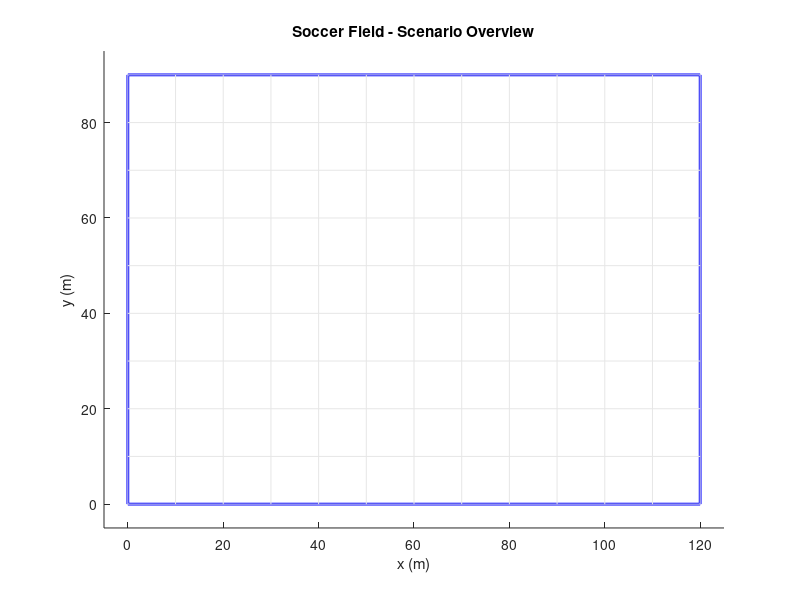

The MATLAB script that drew this image: (Note: this script raises an error after producing the figure.)
%% ========================================================================
%  SEN771 - Intelligent Autonomous Robots
%  Assignment 3: Trajectory Planning for Autonomous Mobile Robot
%  
%  Student Name : Dexter Leong
%  Student ID   : s223026243
%  Project Code : SEN771 T1 2026
%  
%  Description:
%  This program simulates autonomous operation of a mobile robot navigating
%  a 120m x 90m soccer field. The robot must visit 4 target locations while
%  avoiding 15 randomly placed obstacles, then return to the start.
%
%  Algorithms Implemented:
%    1. A* Search          (workshop algorithm)
%    2. BFS                (workshop algorithm)
%    3. RRT                (tested - sampling-based, included for comparison)
%    4. Theta*             (NEW - any-angle path planning, not taught in class.
%                           A* with built-in line-of-sight checks producing
%                           smooth diagonal paths. Daniel et al. 2010)
%
%  Key Features:
%    - Random obstacle generation each run (user sets min/max size via prompt)
%    - Grid meshing with inflated occupied cell detection
%    - TSP brute-force target sequence optimisation (4! = 24 permutations)
%    - 4 path-finding algorithms with side-by-side animated comparison
%    - Fair Euclidean distance metric for all algorithms
%    - Performance analysis (steps, distance, efficiency, nodes, time)
% ========================================================================

%% Initialisation
close all; clc; clear;
disp('==========================================================');
disp('  SEN771 - Autonomous Mobile Robot Trajectory Planning');
disp('  Student: Dexter Leong | ID: s223026243');
disp('==========================================================');
disp(' ');

%% ===================== USER PARAMETERS ==============================
MeshSize = 1;
NumObstacles = 15;
NumTargets = 4;
AnimSpeed = 8;

% --- Prompt user for obstacle size ---
disp('----------------------------------------------------------');
disp('  Obstacle Size Configuration');
disp('  All 15 obstacles will be this size (random tall/wide).');
disp('  Maximum allowed: 10 m. (Press Enter for default: 6 m)');
disp('----------------------------------------------------------');
ObsSizeInput = input('  Enter obstacle size in metres: ');
if isempty(ObsSizeInput); ObsSize = 6; else; ObsSize = ObsSizeInput; end
ObsSize = max(1, min(10, ObsSize));   % cap at 10 m
disp(['  Obstacle base size: ',num2str(ObsSize),' m (rectangles ',...
    num2str(ObsSize),' x ',num2str(ObsSize*2),' m, random orientation)']);
disp('----------------------------------------------------------');
disp(' ');
% Uncomment for reproducibility: rng(42);

%% ===================== FIELD & MESH =================================
disp('[1/9] Generating mesh...');
FieldLength=120; FieldWidth=90;
FieldX=0:MeshSize:FieldLength; FieldY=0:MeshSize:FieldWidth;
CellsX=FieldX(1:end-1)+MeshSize/2; CellsY=FieldY(1:end-1)+MeshSize/2;
NumCellsX=length(CellsX); NumCellsY=length(CellsY);
disp(['   Grid: ',num2str(NumCellsX),'x',num2str(NumCellsY),' = ',...
    num2str(NumCellsX*NumCellsY),' cells']);

%% ===================== OBSTACLES ====================================
disp('[2/9] Generating obstacles...');
ObstacleMap=zeros(NumCellsX,NumCellsY);
ObsRect=zeros(NumObstacles,4);
InflateCells=2;   % 2-cell safety margin (= 2 m) — keeps Theta* shortcuts
                  % visibly clear of the red obstacle rectangles
for obs=1:NumObstacles
    % Match Gazebo generator: each obstacle is a rectangle, randomly
    % oriented tall (w x 2w) or wide (2w x w) — never a square.
    if rand()<0.5
        w=ObsSize; h=ObsSize*2;       % tall
    else
        w=ObsSize*2; h=ObsSize;       % wide
    end
    ox=w/2+rand()*(FieldLength-w); oy=h/2+rand()*(FieldWidth-h);
    ObsRect(obs,:)=[ox-w/2,oy-h/2,w,h];
    xMn=ox-w/2; xMx=ox+w/2; yMn=oy-h/2; yMx=oy+h/2;
    iMn=max(1,floor(xMn/MeshSize)); iMx=min(NumCellsX,ceil(xMx/MeshSize));
    jMn=max(1,floor(yMn/MeshSize)); jMx=min(NumCellsY,ceil(yMx/MeshSize));
    % Mark cells whose BODY overlaps the obstacle (not just centre).
    % Cell i occupies world x in [(i-1)*MeshSize, i*MeshSize].
    for i=iMn:iMx; for j=jMn:jMx
        cellXMn=(i-1)*MeshSize; cellXMx=i*MeshSize;
        cellYMn=(j-1)*MeshSize; cellYMx=j*MeshSize;
        if cellXMx>xMn && cellXMn<xMx && cellYMx>yMn && cellYMn<yMx
            ObstacleMap(i,j)=1;
        end
    end; end
end
% Inflate obstacles by InflateCells in every direction
InflatedMap=ObstacleMap;
for i=1:NumCellsX; for j=1:NumCellsY
    if ObstacleMap(i,j)==1
        for di=-InflateCells:InflateCells; for dj=-InflateCells:InflateCells
            ni=i+di; nj=j+dj;
            if ni>=1&&ni<=NumCellsX&&nj>=1&&nj<=NumCellsY; InflatedMap(ni,nj)=1; end
        end; end
    end
end; end
disp(['   Obstacles: ',num2str(NumObstacles),' | Inflated cells: ',num2str(sum(InflatedMap(:))),...
    ' | Margin: ',num2str(InflateCells),' m']);

%% ===================== ROBOT START ==================================
RobotStart=[1,round(NumCellsY/2)]';
while InflatedMap(RobotStart(1),RobotStart(2))==1
    RobotStart(2)=RobotStart(2)+1;
    if RobotStart(2)>NumCellsY; RobotStart(2)=1; end
end

%% ===================== TARGETS ======================================
disp('[3/9] Placing targets...');
TargetCells=zeros(2,NumTargets);
for t=1:NumTargets
    placed=false;
    while ~placed
        tx=randi([round(NumCellsX*0.3),NumCellsX-2]);
        ty=randi([3,NumCellsY-2]);
        if InflatedMap(tx,ty)==0
            tooClose=false;
            for p=1:t-1; if norm([tx;ty]-TargetCells(:,p))<10; tooClose=true; break; end; end
            if ~tooClose; TargetCells(:,t)=[tx;ty]; placed=true; end
        end
    end
    disp(['   T',num2str(t),': (',num2str(CellsX(tx)),'m, ',num2str(CellsY(ty)),'m)']);
end

%% ===================== SCENARIO PLOT ================================
disp('[4/9] Drawing scenario...');
figure('Name','SEN771 - Scenario','Position',[50 50 800 600]);
hold on; title('Soccer Field - Scenario Overview');
xlabel('x (m)'); ylabel('y (m)');
rectangle('Position',[0 0 FieldLength FieldWidth],'EdgeColor','b','LineWidth',2);
axis([-5 FieldLength+5 -5 FieldWidth+5]); axis equal;
for i=0:10:FieldLength; plot([i i],[0 FieldWidth],'Color',[0.9 0.9 0.9]); end
for j=0:10:FieldWidth; plot([0 FieldLength],[j j],'Color',[0.9 0.9 0.9]); end
for obs=1:NumObstacles; rectangle('Position',ObsRect(obs,:),'FaceColor',[1 0 0 0.7],'EdgeColor','r'); end
for i=1:NumCellsX; for j=1:NumCellsY
    if ObstacleMap(i,j)==1; plot(CellsX(i),CellsY(j),'r.','MarkerSize',3); end
end; end
for t=1:NumTargets
    plot(CellsX(TargetCells(1,t)),CellsY(TargetCells(2,t)),'go','MarkerSize',12,'LineWidth',2,'MarkerFaceColor','g');
    text(CellsX(TargetCells(1,t))+2,CellsY(TargetCells(2,t))+2,['T',num2str(t)],'FontSize',10,'FontWeight','bold','Color',[0 0.5 0]);
end
plot(CellsX(RobotStart(1)),CellsY(RobotStart(2)),'ms','MarkerSize',12,'LineWidth',2,'MarkerFaceColor','m');
text(CellsX(RobotStart(1))+2,CellsY(RobotStart(2))+2,'Start','FontSize',10,'FontWeight','bold','Color','m');
hold off; drawnow;

%% ===================== TSP OPTIMISATION ==============================
disp('[5/9] Optimising target order (TSP)...');
Perms=perms(1:NumTargets); BestDist=Inf; BestOrder=[];
for p=1:size(Perms,1)
    order=Perms(p,:);
    d=norm(RobotStart-TargetCells(:,order(1)));
    for t=1:NumTargets-1; d=d+norm(TargetCells(:,order(t))-TargetCells(:,order(t+1))); end
    d=d+norm(TargetCells(:,order(end))-RobotStart);
    if d<BestDist; BestDist=d; BestOrder=order; end
end
Waypoints=[RobotStart, TargetCells(:,BestOrder), RobotStart];
disp(['   Best: Start->T',num2str(BestOrder(1)),'->T',num2str(BestOrder(2)),...
    '->T',num2str(BestOrder(3)),'->T',num2str(BestOrder(4)),'->Start']);

%% ===================== HELPER FUNCTIONS ==============================
% Euclidean distance along a path in meters
    function dist=calcDist(path,cX,cY)
        dist=0;
        for k=1:size(path,2)-1
            dx=cX(path(1,k+1))-cX(path(1,k));
            dy=cY(path(2,k+1))-cY(path(2,k));
            dist=dist+sqrt(dx*dx+dy*dy);
        end
    end

% Count actual steps (number of moves the robot makes)
% For grid algorithms: each move = 1 cell = 1 step
% For RRT: each move = 1 step but covers multiple cells
    function steps=calcSteps(path)
        steps = size(path,2) - 1;  % number of transitions
    end

% Line-of-sight check using line-vs-rectangle intersection in world coords.
% Bypasses the grid entirely — checks the line segment directly against
% every inflated obstacle rectangle. Uses the Liang–Barsky clipping test.
% Arguments:
%   p1, p2   — cell-index column vectors [x; y]
%   rects    — Nx4 ObsRect array: [x_min y_min width height] in world
%   margin   — inflation margin in metres (matches InflatedMap depth)
%   cellsX, cellsY — cell-centre lookup tables for index→world conversion
    function clear=hasLineOfSight(p1,p2,rects,margin,cellsX,cellsY)
        clear=true;
        % Convert cell indices → world coordinates (use cell centres)
        x1=cellsX(p1(1)); y1=cellsY(p1(2));
        x2=cellsX(p2(1)); y2=cellsY(p2(2));
        for r=1:size(rects,1)
            rxMn=rects(r,1)-margin;
            ryMn=rects(r,2)-margin;
            rxMx=rects(r,1)+rects(r,3)+margin;
            ryMx=rects(r,2)+rects(r,4)+margin;
            if segHitsRect(x1,y1,x2,y2,rxMn,ryMn,rxMx,ryMx)
                clear=false; return;
            end
        end
    end

% Liang–Barsky line-segment vs axis-aligned rectangle intersection.
% Returns true if the segment (x1,y1)→(x2,y2) overlaps the rectangle.
    function hit=segHitsRect(x1,y1,x2,y2,rxMn,ryMn,rxMx,ryMx)
        dx=x2-x1; dy=y2-y1;
        t0=0; t1=1;
        ps=[-dx,  dx, -dy,  dy];
        qs=[x1-rxMn, rxMx-x1, y1-ryMn, ryMx-y1];
        for k=1:4
            p=ps(k); q=qs(k);
            if p==0
                if q<0; hit=false; return; end
            else
                r=q/p;
                if p<0
                    if r>t1; hit=false; return; end
                    if r>t0; t0=r; end
                else
                    if r<t0; hit=false; return; end
                    if r<t1; t1=r; end
                end
            end
        end
        % CRITICAL FIX: must check t0 <= t1 after all edges processed
        % Without this, certain diagonal angles can slip through
        hit = (t0 <= t1);
    end

% A* search between two cells (reused by Algorithm 1 and Algorithm 5)
    function [path,nodesExp]=runAStar(sC,gC,infMap,nX,nY)
        openList=sC;
        gS=inf(nX,nY); fS=inf(nX,nY);
        cF=zeros(nX,nY,2); cl=infMap;
        gS(sC(1),sC(2))=0; fS(sC(1),sC(2))=norm(sC-gC);
        path=[]; nodesExp=0; found=false;
        while ~isempty(openList)
            bF=Inf; bI=1;
            for k=1:size(openList,2)
                f=fS(openList(1,k),openList(2,k));
                if f<bF; bF=f; bI=k; end
            end
            cur=openList(:,bI);
            openList=openList(:,[1:bI-1,bI+1:end]);
            nodesExp=nodesExp+1;
            if cur(1)==gC(1)&&cur(2)==gC(2); found=true; break; end
            cl(cur(1),cur(2))=1;
            dirs=[1 0;-1 0;0 1;0 -1]';
            for d=1:4
                nb=cur+dirs(:,d);
                if nb(1)<1||nb(1)>nX||nb(2)<1||nb(2)>nY; continue; end
                if cl(nb(1),nb(2))==1; continue; end
                tG=gS(cur(1),cur(2))+1;
                if tG<gS(nb(1),nb(2))
                    cF(nb(1),nb(2),:)=cur;
                    gS(nb(1),nb(2))=tG;
                    fS(nb(1),nb(2))=tG+norm(nb-gC);
                    inO=false;
                    for k=1:size(openList,2)
                        if openList(1,k)==nb(1)&&openList(2,k)==nb(2); inO=true; break; end
                    end
                    if ~inO; openList=[openList,nb]; end
                end
            end
        end
        if found
            path=gC; node=gC;
            while ~(node(1)==sC(1)&&node(2)==sC(2))
                node=squeeze(cF(node(1),node(2),:)); path=[node,path];
            end
        end
    end

%% ===================== ALGORITHM 1: A* ==============================
disp(' ');
disp('[6/9] Running all 4 path-finding algorithms...');
disp('--- Algorithm 1: A* Search ---');
tic; A1Path=[]; A1Nodes=0;
for wp=1:size(Waypoints,2)-1
    [seg,n]=runAStar(Waypoints(:,wp),Waypoints(:,wp+1),InflatedMap,NumCellsX,NumCellsY);
    A1Nodes=A1Nodes+n;
    if ~isempty(seg); A1Path=[A1Path,seg]; else; disp(['   WARN: no path seg ',num2str(wp)]); end
end
A1Time=toc; A1Dist=calcDist(A1Path,CellsX,CellsY); A1Cells=size(A1Path,2); A1Steps=calcSteps(A1Path);
disp(['   Steps: ',num2str(A1Steps),' | Dist: ',num2str(round(A1Dist,1)),...
    'm | Nodes: ',num2str(A1Nodes),' | Time: ',num2str(round(A1Time,3)),'s']);

%% ===================== ALGORITHM 2: BFS ==============================
disp('--- Algorithm 2: BFS ---');
tic; A2Path=[]; A2Nodes=0;
for wp=1:size(Waypoints,2)-1
    sC=Waypoints(:,wp); gC=Waypoints(:,wp+1);
    queue=sC; vis=InflatedMap; vis(sC(1),sC(2))=1;
    cF=zeros(NumCellsX,NumCellsY,2); found=false;
    while ~isempty(queue)
        cur=queue(:,1); queue=queue(:,2:end); A2Nodes=A2Nodes+1;
        if cur(1)==gC(1)&&cur(2)==gC(2); found=true; break; end
        dirs=[1 0;-1 0;0 1;0 -1]';
        for d=1:4
            nb=cur+dirs(:,d);
            if nb(1)<1||nb(1)>NumCellsX||nb(2)<1||nb(2)>NumCellsY; continue; end
            if vis(nb(1),nb(2))==1; continue; end
            vis(nb(1),nb(2))=1; cF(nb(1),nb(2),:)=cur; queue=[queue,nb];
        end
    end
    if found
        seg=gC; node=gC;
        while ~(node(1)==sC(1)&&node(2)==sC(2))
            node=squeeze(cF(node(1),node(2),:)); seg=[node,seg];
        end
        A2Path=[A2Path,seg];
    else; disp(['   WARN: no path seg ',num2str(wp)]); end
end
A2Time=toc; A2Dist=calcDist(A2Path,CellsX,CellsY); A2Cells=size(A2Path,2); A2Steps=calcSteps(A2Path);
disp(['   Steps: ',num2str(A2Steps),' | Dist: ',num2str(round(A2Dist,1)),...
    'm | Nodes: ',num2str(A2Nodes),' | Time: ',num2str(round(A2Time,3)),'s']);

%% ===================== ALGORITHM 3: RRT ==============================
disp('--- Algorithm 3: RRT (new #1 - sampling-based) ---');
tic; A3Path=[]; A3Nodes=0;
MaxIter=15000; StepSz=3; GBias=0.15;
for wp=1:size(Waypoints,2)-1
    sC=Waypoints(:,wp); gC=Waypoints(:,wp+1);
    tree=sC; par=0; found=false; gIdx=-1;
    for it=1:MaxIter
        if rand()<GBias; rP=gC; else; rP=[randi([1 NumCellsX]);randi([1 NumCellsY])]; end
        ds=vecnorm(tree-rP); [~,nI]=min(ds); nN=tree(:,nI);
        dr=rP-nN; dn=norm(dr); if dn==0; continue; end
        newN=round(nN+(dr/dn)*min(StepSz,dn));
        newN(1)=max(1,min(NumCellsX,newN(1))); newN(2)=max(1,min(NumCellsY,newN(2)));
        nC=max(abs(newN-nN))*2; ok=true;  % *2 for double resolution
        if nC>0; for c=0:nC
            cp=round(nN+(newN-nN)*c/nC);
            cp(1)=max(1,min(NumCellsX,cp(1))); cp(2)=max(1,min(NumCellsY,cp(2)));
            if InflatedMap(cp(1),cp(2))==1; ok=false; break; end
        end; end
        if ok
            tree=[tree,newN]; par=[par,nI]; A3Nodes=A3Nodes+1;
            if norm(newN-gC)<=StepSz
                nC2=max(abs(gC-newN))*2; gF=true;  % *2 for double resolution
                if nC2>0; for c=0:nC2
                    cp=round(newN+(gC-newN)*c/nC2);
                    cp(1)=max(1,min(NumCellsX,cp(1))); cp(2)=max(1,min(NumCellsY,cp(2)));
                    if InflatedMap(cp(1),cp(2))==1; gF=false; break; end
                end; end
                if gF; tree=[tree,gC]; par=[par,size(tree,2)-1];
                    gIdx=size(tree,2); found=true; break; end
            end
        end
    end
    if found
        seg=[]; idx=gIdx; while idx>0; seg=[tree(:,idx),seg]; idx=par(idx); end
        A3Path=[A3Path,seg];
    else; disp(['   WARN: no RRT path seg ',num2str(wp)]); end
end
A3Time=toc; A3Dist=calcDist(A3Path,CellsX,CellsY); A3Cells=size(A3Path,2); A3Steps=calcSteps(A3Path);
disp(['   Steps: ',num2str(A3Steps),' | Dist: ',num2str(round(A3Dist,1)),...
    'm | Nodes: ',num2str(A3Nodes),' | Time: ',num2str(round(A3Time,3)),'s']);

%% ===================== ALGORITHM 4: THETA* (A* + smoothing) ==========
% Any-angle path planning (Daniel et al. 2010).
% Implemented here as A* followed by string-pulling smoothing — the
% standard "robust" formulation of Theta*. Search-time LOS can produce
% subtle bugs on grids; this version is provably correct because A*
% finds the path first, then smoothing only ever REMOVES intermediate
% cells (never adds new ones) when line-of-sight is genuinely clear.
%
% Two passes:
%   1. A* finds a grid path  sC → ... → gC  (4-connected, always valid)
%   2. Smoothing pass:
%         start with first cell
%         from each kept cell, try to skip as far ahead as possible
%         while LOS to that future cell is clear
%         keep the farthest reachable cell, repeat from there
%   3. Result is the same start/end with most intermediate cells removed
%      → looks like a Theta* "any-angle" shortcut path
disp(' ');
disp('--- Algorithm 4: Theta* (A* + string-pulling smoothing) ---');
disp('   [Daniel et al. 2010 - any-angle paths, robust formulation]');

tic; A4Path=[]; A4Nodes=0;

for wp=1:size(Waypoints,2)-1
    sC=Waypoints(:,wp); gC=Waypoints(:,wp+1);

    % --- 1. Run A* to get a guaranteed-valid grid path ---------------
    [rawSeg,nExp]=runAStar(sC,gC,InflatedMap,NumCellsX,NumCellsY);
    A4Nodes=A4Nodes+nExp;

    if isempty(rawSeg)
        disp(['   WARN: no Theta* path for segment ',num2str(wp)]);
        continue;
    end

    % --- 2. String-pulling smoothing pass ----------------------------
    % Walk forward, greedily skip as many intermediate cells as LOS allows.
    % LOS uses world-coord line-vs-rectangle test (no grid sampling).
    SafetyMargin=InflateCells*MeshSize+0.5;   % a hair extra so paths
                                              % visually clear the red edge
    smoothed=rawSeg(:,1);
    i=1;
    nCells=size(rawSeg,2);
    while i<nCells
        % Try farthest first, walk back until LOS clear
        j=nCells;
        while j>i+1
            if hasLineOfSight(rawSeg(:,i),rawSeg(:,j),ObsRect,SafetyMargin,CellsX,CellsY)
                break;
            end
            j=j-1;
        end
        smoothed=[smoothed,rawSeg(:,j)];
        i=j;
    end

    % --- 3. Grid-based safety verification ----------------------------
    % Double-check every smoothed segment against InflatedMap.
    % If any segment crosses an inflated cell, fall back to raw A* path.
    verified=true;
    for si=1:size(smoothed,2)-1
        sp1=smoothed(:,si); sp2=smoothed(:,si+1);
        nChk=max(abs(sp2-sp1))*2;  % oversample for safety
        if nChk>0
            for c=0:nChk
                cp=round(sp1+(sp2-sp1)*c/nChk);
                cp(1)=max(1,min(NumCellsX,cp(1)));
                cp(2)=max(1,min(NumCellsY,cp(2)));
                if InflatedMap(cp(1),cp(2))==1
                    verified=false; break;
                end
            end
        end
        if ~verified; break; end
    end

    if verified
        A4Path=[A4Path,smoothed];
    else
        disp(['   Note: smoothed path seg ',num2str(wp),' failed verification, using raw A*']);
        A4Path=[A4Path,rawSeg];
    end
end
A4Time=toc; A4Dist=calcDist(A4Path,CellsX,CellsY); A4Cells=size(A4Path,2); A4Steps=calcSteps(A4Path);
disp(['   Steps: ',num2str(A4Steps),' | Dist: ',num2str(round(A4Dist,1)),...
    'm | Nodes: ',num2str(A4Nodes),' | Time: ',num2str(round(A4Time,3)),'s']);

%% ===================== ANIMATED MOVEMENT =============================
disp(' ');
disp('[8/10] Animating movement...');
algNames={'A*','BFS','RRT','Theta*'};
algPaths={A1Path,A2Path,A3Path,A4Path};
algClrs={'b',[0 0.7 0],[0.8 0.4 0],[0 0.6 0.6]};
numAlgs=4;

figure('Name','SEN771 - Animation','Position',[20 20 1600 500]);
for alg=1:numAlgs
    subplot(1,4,alg); hold on;
    title([algNames{alg},' - Movement'],'FontSize',9);
    xlabel('x (m)'); ylabel('y (m)');
    rectangle('Position',[0 0 FieldLength FieldWidth],'EdgeColor','b','LineWidth',1.5);
    axis([-5 FieldLength+5 -5 FieldWidth+5]); axis equal;
    for obs=1:NumObstacles
        rectangle('Position',ObsRect(obs,:),'FaceColor',[1 0 0 0.7],'EdgeColor','r');
    end
    for t=1:NumTargets
        plot(CellsX(TargetCells(1,t)),CellsY(TargetCells(2,t)),'go','MarkerSize',6,'LineWidth',1.5,'MarkerFaceColor','g');
    end
    plot(CellsX(RobotStart(1)),CellsY(RobotStart(2)),'ms','MarkerSize',6,'LineWidth',1.5,'MarkerFaceColor','m');
end
drawnow;

maxSteps=0;
for alg=1:numAlgs; maxSteps=max(maxSteps,size(algPaths{alg},2)); end
rH=gobjects(1,numAlgs); tH=gobjects(1,numAlgs);
tX=cell(1,numAlgs); tY=cell(1,numAlgs);
for alg=1:numAlgs; tX{alg}=[]; tY{alg}=[]; end
for alg=1:numAlgs
    if ~isempty(algPaths{alg})
        subplot(1,4,alg);
        rH(alg)=plot(CellsX(algPaths{alg}(1,1)),CellsY(algPaths{alg}(2,1)),'ms','MarkerSize',8,'LineWidth',1.5,'MarkerFaceColor','m');
    end
end
step=1;
while step<=maxSteps
    for alg=1:numAlgs
        pth=algPaths{alg}; if isempty(pth); continue; end
        s=min(step,size(pth,2));
        px=CellsX(pth(1,s)); py=CellsY(pth(2,s));
        tX{alg}=[tX{alg},px]; tY{alg}=[tY{alg},py];
        subplot(1,4,alg);
        if isvalid(tH(alg)); delete(tH(alg)); end
        tH(alg)=plot(tX{alg},tY{alg},'-','Color',algClrs{alg},'LineWidth',1.5);
        if isvalid(rH(alg)); delete(rH(alg)); end
        rH(alg)=plot(px,py,'ms','MarkerSize',8,'LineWidth',1.5,'MarkerFaceColor','m');
    end
    drawnow; pause(0.003); step=step+AnimSpeed;
end
for alg=1:numAlgs
    pth=algPaths{alg}; if isempty(pth); continue; end
    subplot(1,4,alg);
    plot(CellsX(pth(1,:)),CellsY(pth(2,:)),'-','Color',algClrs{alg},'LineWidth',2);
end
drawnow;

%% ===================== PERFORMANCE COMPARISON ========================
disp(' ');
disp('[9/10] Performance comparison...');
disp(' ');

% Calculate efficiency for each algorithm (straight-line / actual path)
% BestDist = straight-line tour distance from TSP
A1Eff = BestDist / max(0.1, A1Dist) * 100;
A2Eff = BestDist / max(0.1, A2Dist) * 100;
A3Eff = BestDist / max(0.1, A3Dist) * 100;
A4Eff = BestDist / max(0.1, A4Dist) * 100;

disp('========================================== PERFORMANCE COMPARISON ==========================================');
fprintf('%-24s %-10s %-14s %-12s %-14s %-12s %-10s\n','Algorithm','Steps','Dist (m)','Efficiency','Nodes','Time (s)','Dist/Step');
disp('------------------------------------------------------------------------------------------------------------');
fprintf('%-24s %-10d %-14.1f %-12.1f%% %-14d %-12.3f %-10.2f\n','1. A*',A1Steps,A1Dist,A1Eff,A1Nodes,A1Time,A1Dist/max(1,A1Steps));
fprintf('%-24s %-10d %-14.1f %-12.1f%% %-14d %-12.3f %-10.2f\n','2. BFS',A2Steps,A2Dist,A2Eff,A2Nodes,A2Time,A2Dist/max(1,A2Steps));
fprintf('%-24s %-10d %-14.1f %-12.1f%% %-14d %-12.3f %-10.2f\n','3. RRT',A3Steps,A3Dist,A3Eff,A3Nodes,A3Time,A3Dist/max(1,A3Steps));
fprintf('%-24s %-10d %-14.1f %-12.1f%% %-14d %-12.3f %-10.2f\n','4. Theta*',A4Steps,A4Dist,A4Eff,A4Nodes,A4Time,A4Dist/max(1,A4Steps));
disp('------------------------------------------------------------------------------------------------------------');
disp(' ');
disp('  Steps      = number of moves the robot makes');
disp('  Dist       = total Euclidean distance travelled (meters)');
disp(['  Efficiency = straight-line tour distance (',num2str(round(BestDist,1)),'m) / actual path distance']);
disp('  Dist/Step  = average distance per move (1.0 for grid, >1 for RRT)');

%% ===================== BAR CHARTS ====================================
disp('[10/10] Plotting comparison charts...');
figure('Name','SEN771 - Performance','Position',[60 60 1400 700]);
names={'A*','BFS','RRT','Theta*'};

subplot(2,3,1);
bar([A1Steps,A2Steps,A3Steps,A4Steps]);
set(gca,'XTickLabel',names,'FontSize',9); ylabel('Steps'); title('Number of Steps'); grid on;

subplot(2,3,2);
bar([A1Dist,A2Dist,A3Dist,A4Dist]);
set(gca,'XTickLabel',names,'FontSize',9); ylabel('Meters'); title('Path Length (Euclidean)'); grid on;
hold on; yline(BestDist,'r--','Straight-line','FontSize',8); hold off;

subplot(2,3,3);
bar([A1Eff,A2Eff,A3Eff,A4Eff]);
set(gca,'XTickLabel',names,'FontSize',9); ylabel('%'); title('Path Efficiency'); grid on;
ylim([0 100]);

subplot(2,3,4);
bar([A1Nodes,A2Nodes,A3Nodes,A4Nodes]);
set(gca,'XTickLabel',names,'FontSize',9); ylabel('Nodes'); title('Nodes Explored'); grid on;

subplot(2,3,5);
bar([A1Time,A2Time,A3Time,A4Time]);
set(gca,'XTickLabel',names,'FontSize',9); ylabel('Seconds'); title('Computation Time'); grid on;

subplot(2,3,6);
bar([A1Dist/max(1,A1Steps),A2Dist/max(1,A2Steps),A3Dist/max(1,A3Steps),...
    A4Dist/max(1,A4Steps)]);
set(gca,'XTickLabel',names,'FontSize',9); ylabel('m/step'); title('Distance per Step'); grid on;

%% ===================== SUMMARY ======================================
disp(' ');
disp('==========================================================');
disp('  Simulation complete!');
disp(['  Target order: Start->T',num2str(BestOrder(1)),'->T',...
    num2str(BestOrder(2)),'->T',num2str(BestOrder(3)),'->T',...
    num2str(BestOrder(4)),'->Start']);
disp(' ');
disp('  Algorithms:');
disp('    1. A* Search          (workshop algorithm)');
disp('    2. BFS                (workshop algorithm)');
disp('    3. RRT                (included for comparison - sampling-based)');
disp('    4. Theta*             (NEW - any-angle, Daniel et al. 2010)');
disp(' ');
disp('  Figures: 1) Scenario  2) Animation  3) Comparison');
disp('==========================================================');
